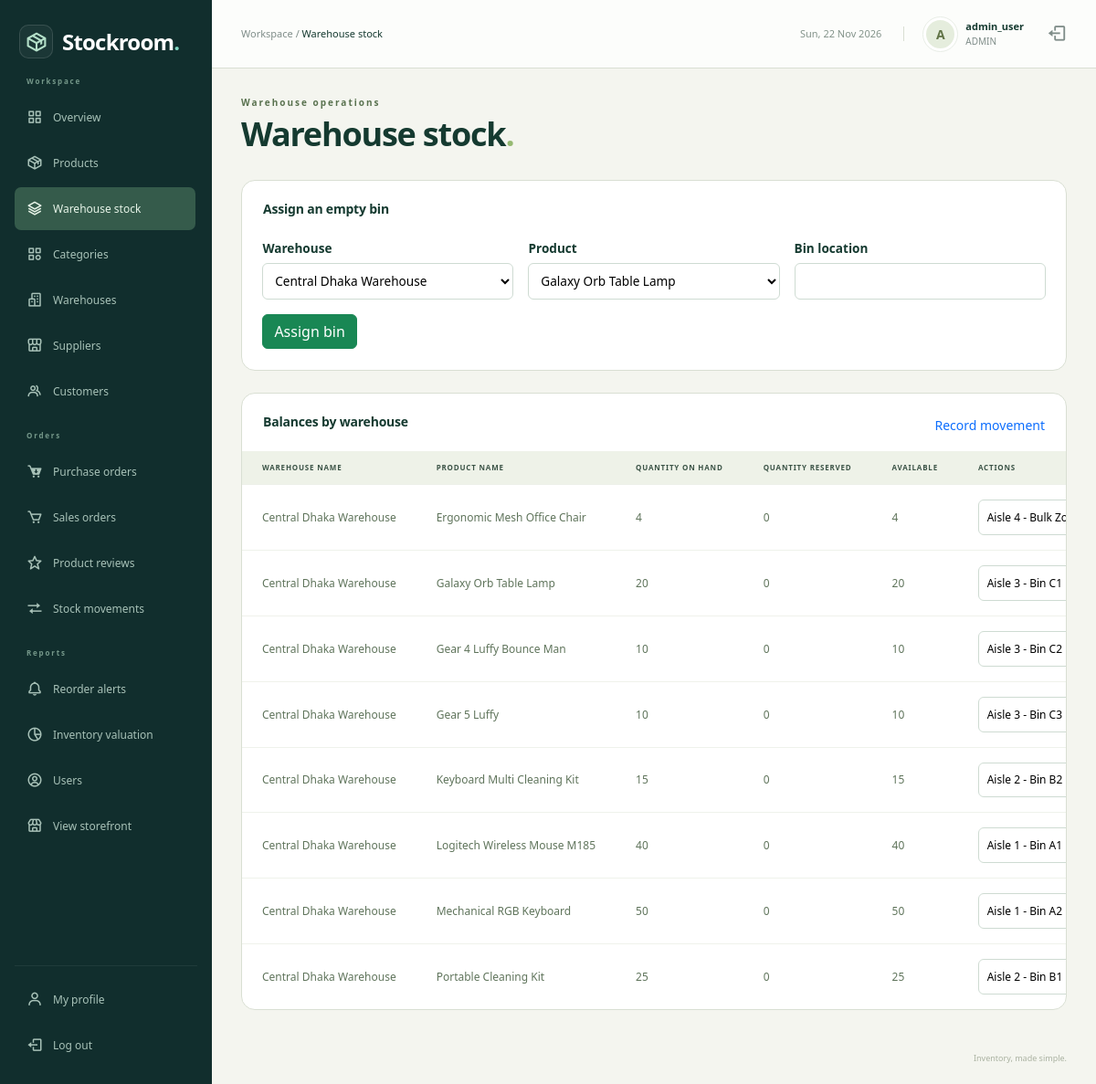
/admin/warehouse_stock.php (signed in), run on the app's committed database.
### tables this page shows
CREATE TABLE `users` (
  `user_id` int NOT NULL,
  `username` varchar(50) NOT NULL,
  `email` varchar(100) NOT NULL,
  `password_hash` varchar(255) NOT NULL,
  `role` enum('ADMIN','MANAGER','STAFF','CUSTOMER') NOT NULL DEFAULT 'STAFF',
  `customer_id` int DEFAULT NULL,
  `is_active` tinyint(1) NOT NULL DEFAULT '1',
  `created_at` timestamp NULL DEFAULT CURRENT_TIMESTAMP
);

CREATE TABLE `warehouse_stock` (
  `warehouse_id` int NOT NULL,
  `product_id` int NOT NULL,
  `quantity_on_hand` int NOT NULL DEFAULT '0',
  `quantity_reserved` int NOT NULL DEFAULT '0',
  `aisle_bin_location` varchar(50) DEFAULT NULL,
  `updated_at` timestamp NULL DEFAULT CURRENT_TIMESTAMP ON UPDATE CURRENT_TIMESTAMP
);

CREATE TABLE `warehouses` (
  `warehouse_id` int NOT NULL,
  `warehouse_code` varchar(20) NOT NULL,
  `warehouse_name` varchar(100) NOT NULL,
  `location_address` text,
  `manager_id` int DEFAULT NULL,
  `is_active` tinyint(1) NOT NULL DEFAULT '1'
);

CREATE TABLE `products` (
  `product_id` int NOT NULL,
  `sku` varchar(50) NOT NULL,
  `barcode` varchar(100) DEFAULT NULL,
  `product_name` varchar(200) NOT NULL,
  `brand` varchar(100) DEFAULT NULL,
  `category_id` int DEFAULT NULL,
  `preferred_supplier_id` int DEFAULT NULL,
  `unit_of_measure` varchar(20) NOT NULL DEFAULT 'pcs',
  `cost_price` decimal(12,2) NOT NULL DEFAULT '0.00',
  `selling_price` decimal(12,2) NOT NULL DEFAULT '0.00',
  `tax_rate` decimal(5,2) NOT NULL DEFAULT '0.00',
  `reorder_point` int NOT NULL DEFAULT '10',
  `reorder_quantity` int NOT NULL DEFAULT '50',
  `product_image` varchar(255) DEFAULT 'default.png',
  `specifications` text,
  `warranty_period` varchar(100) DEFAULT '1 Year Official Warranty',
  `is_featured` tinyint(1) NOT NULL DEFAULT '0',
  `is_active` tinyint(1) NOT NULL DEFAULT '1',
  `created_at` timestamp NULL DEFAULT CURRENT_TIMESTAMP,
  `updated_at` timestamp NULL DEFAULT CURRENT_TIMESTAMP ON UPDATE CURRENT_TIMESTAMP
);

### admin/warehouse_stock.php (called while the page is built, shortened)
<?php
require_once __DIR__ . '/../includes/auth.php';
require_once __DIR__ . '/../config/db.php';
$pageTitle = 'Warehouse stock';
$manager = true;
$sql = "SELECT warehouse_stock.*, warehouses.warehouse_name, products.product_name,
               warehouse_stock.quantity_on_hand - warehouse_stock.quantity_reserved AS available
        FROM warehouse_stock
        JOIN warehouses USING(warehouse_id)
        JOIN products USING(product_id)
        ORDER BY warehouses.warehouse_name, products.product_name";
$rows = mysqli_query($conn, $sql);
include '../includes/workspace.php';
include '../templates/warehouse_stock.php';
include '../includes/end.php';

### includes/auth.php (called while the page is built, shortened)
<?php
require_once __DIR__ . '/../config/db.php';
$user_id = (int) $_SESSION['user_id'];
$sql = "SELECT user_id, username, role, customer_id FROM users WHERE user_id=$user_id AND is_active=1";
$users = mysqli_query($conn, $sql);
$account = mysqli_fetch_assoc($users);

### includes/profile_data.php (called while the page is built, shortened)
<?php
function profile_ensure_table($conn)
{
    $ready = false;
    $found = mysqli_query($conn, "SHOW TABLES LIKE 'user_profiles'");
    if ($found) {
        if (mysqli_num_rows($found) > 0) {
            $ready = true;
        }
    }
    return $ready;
}
function profile_header_info($conn, $user_id)
{
    $info = array('name' => '', 'avatar' => '');
    if (profile_ensure_table($conn) == false) {
        return $info;
    }
    $rows = db_rows($conn, 'SELECT full_name, avatar FROM user_profiles WHERE user_id=' . (int) $user_id);
    return $info;
}
function profile_avatar_url($stored, $prefix = '')
{
    $stored = trim((string) $stored);
    if ($stored == '') {
        return '';
    }
    return $prefix . 'uploads/avatars/' . rawurlencode($stored);
}

### includes/helpers.php (called while the page is built, shortened)
<?php
if (function_exists('db_rows') == false) {
    function db_rows($conn, $sql)
    {
        $rows = array();
        $result = mysqli_query($conn, $sql);
        return $rows;
    }
}

### templates/warehouse_stock.php (the view, shortened to what this page needs)
<?php if ($manager) { ?><section class="surface records-surface"><div class="section-heading"><h2>Assign an empty bin</h2></div><form method="post" class="module-form"><div class="fields">
<label class="field">Warehouse<select name="warehouse_id"><?php $choices = mysqli_query($conn, "SELECT warehouse_id id,warehouse_name label FROM warehouses WHERE is_active=1 ORDER BY warehouse_name"); ?>
                <?php while ($choice = mysqli_fetch_assoc($choices)) { ?>
                    <option value="<?php echo $choice['id']; ?>" <?php if ($choice['id'] == '') {
                        echo 'selected';
                    } ?>><?php echo htmlspecialchars($choice['label']); ?></option>
                <?php } ?></select></label>
<label class="field">Product<select name="product_id"><?php $choices = mysqli_query($conn, "SELECT product_id id,product_name label FROM products WHERE is_active=1 ORDER BY product_name"); ?>
                <?php while ($choice = mysqli_fetch_assoc($choices)) { ?>
                    <option value="<?php echo $choice['id']; ?>" <?php if ($choice['id'] == '') {
                        echo 'selected';
                    } ?>><?php echo htmlspecialchars($choice['label']); ?></option>
                <?php } ?></select></label>
<label class="field">Bin location<input name="bin" maxlength="50" required></label></div><div class="actions"><button class="btn btn-success" name="action" value="create">Assign bin</button></div></form></section><?php } ?>
<section class="surface records-surface"><div class="section-heading"><h2>Balances by warehouse</h2><a href="stock_movements.php">Record movement</a></div>
<div class="table-responsive"><table class="table inventory-table records-table">
<thead><tr><th>Warehouse name</th><th>Product name</th><th>Quantity on hand</th><th>Quantity reserved</th><th>Available</th><th>Actions</th></tr></thead>
<tbody>
<?php while ($row = mysqli_fetch_assoc($rows)) { ?>
<tr>
    <td><?php echo htmlspecialchars($row['warehouse_name']); ?></td>
    <td><?php echo htmlspecialchars($row['product_name']); ?></td>
    <td><?php echo htmlspecialchars($row['quantity_on_hand']); ?></td>
    <td><?php echo htmlspecialchars($row['quantity_reserved']); ?></td>
    <td><?php echo htmlspecialchars($row['available']); ?></td>
    <td><form method="post" class="inline-form">
<input aria-label="Bin location" name="bin" maxlength="50" value="<?php if (isset($row['aisle_bin_location'])) { echo htmlspecialchars($row['aisle_bin_location']); } ?>">
<?php
$can_remove = false;
if ($can_remove) { ?><button class="btn btn-sm btn-link" name="action" value="delete">Remove</button><?php } ?></form></td>
</tr>
<?php } ?>
</tbody></table></div>
</section>

### includes/topbar.php (shortened to what this page needs)
<?php
require_once __DIR__ . '/profile_data.php';
$topbar_profile = profile_header_info($conn, (int) $account['user_id']);
$topbar_name = $account['username'];
$topbar_avatar = profile_avatar_url($topbar_profile['avatar'], '../');
?>
<header class="topbar">
    <div class="d-flex align-items-center gap-3">
        <span class="breadcrumb-label">Workspace / <strong><?php echo htmlspecialchars($pageTitle); ?></strong></span>
    </div>
    <div class="topbar-account">
        <span class="topbar-date"><?php echo date('D, d M Y'); ?></span>
        <a class="account-link" href="profile.php" title="My profile">
            <?php if ($topbar_avatar != '') { ?>
            <img class="avatar" style="object-fit:cover" src="<?php echo htmlspecialchars($topbar_avatar); ?>" alt="">
            <?php } else { ?>
            <span class="avatar"><?php echo htmlspecialchars(substr($topbar_name, 0, 1)); ?></span>
            <?php } ?>
            <div><strong><?php echo htmlspecialchars($topbar_name); ?></strong><small><?php echo htmlspecialchars($account['role']); ?></small></div>
        </a>
        <a href="logout.php" class="topbar-logout" aria-label="Log out"><i class="bx bx-log-out" aria-hidden="true"></i></a>
    </div>
</header>

### assets/css/admin.css (style rules this page uses)
:root { --navy: #142c38; --teal: #137e73; --ink: #213640; --muted: #74818b; --line: #e7ecef; }
* { box-sizing: border-box; }
body { margin: 0; font-family: 'Segoe UI', Arial, sans-serif; font-size: 14px; color: var(--ink); background: #f5f7f9; }
a { text-decoration: none; }
button, a, input { -webkit-tap-highlight-color: transparent; }
.topbar { height: 82px; margin-left: 240px; padding: 0 38px; background: #fff; border-bottom: 1px solid var(--line); display: flex; align-items: center; justify-content: space-between; gap: 15px; }
.breadcrumb-label { color: var(--muted); font-size: 13px; }
.breadcrumb-label strong { color: var(--ink); font-weight: 500; }
.topbar-account { display: flex; align-items: center; gap: 11px; }
.topbar-account strong { display: block; font-weight: 600; font-size: 13px; }
.topbar-account small { color: var(--muted); font-size: 11px; display: block; }
.avatar { display: inline-grid; place-items: center; width: 37px; height: 37px; border-radius: 50%; background: #e2f1eb; color: #287864; font-weight: 700; text-transform: uppercase; }
.topbar-logout { color: var(--muted); font-size: 22px; margin-left: 14px; }
.inventory-table { font-size: 12px; margin-bottom: 0; }
.inventory-table thead th { color: #7c8991; font-size: 10px; text-transform: uppercase; letter-spacing: .6px; font-weight: 600; background: #fafbfc; padding: 13px 22px; border-color: var(--line); white-space: nowrap; }
.inventory-table td { padding: 20px 22px; border-color: var(--line); vertical-align: middle; color: #61727d; }
.inventory-table tr:last-child td { border: 0; }

### assets/css/dashboard.css (style rules this page uses)
.workspace-page { --navy: #112e2d; --teal: #278575; --ink: #243c39; --muted: #7f8d89; --line: #e6ebe7; background: #f5f6f3; }
.workspace-page .topbar { margin-left: 232px; height: 75px; padding: 0 32px; background: #ffffffc9; }
.workspace-page .breadcrumb-label { font-size: 11px; }
.topbar-date { color: #83938a; font-size: 11px; padding-right: 24px; border-right: 1px solid var(--line); margin-right: 10px; }
.account-link { display: flex; gap: 9px; align-items: center; color: var(--ink); }
.workspace-page .avatar { background: #e5eddd; color: #617447; border: 3px solid #fff; outline: 1px solid #e9eee7; }
.workspace-page .topbar-account strong { font-size: 11px; }
.workspace-page .topbar-account small { font-size: 10px; }
.surface { background: #fff; border: 1px solid var(--line); border-radius: 12px; min-width: 0; }
.section-heading { display: flex; align-items: center; justify-content: space-between; gap: 15px; padding: 23px 23px 17px; }
.section-heading h2 { font-size: 14px; font-weight: 650; margin: 0 0 7px; letter-spacing: -.2px; }
.workspace-page .inventory-table { font-size: 10px; }
.workspace-page .inventory-table thead th { background: #f8faf6; color: #9aa593; border-color: #edf0e9; font-size: 8px; padding: 12px 22px; letter-spacing: .8px; }
.workspace-page .inventory-table td { padding: 16px 22px; border-color: #eff2eb; color: #748270; }
.records-table { min-width: 700px; }
.workspace-page .records-table td { max-width: 280px; min-width: 90px; overflow-wrap: anywhere; font-size: 11px; line-height: 1.6; }
.workspace-page .records-table th { font-size: 9px; }
.workspace-page .records-table { width: max-content; min-width: 100%; }
.workspace-page .table-responsive { position: relative; }
.workspace-page .records-table td { white-space: nowrap; overflow-wrap: normal; font-size: 12px; color: #5f745b; }

### assets/css/modules.css (style rules this page uses)
.records-surface { margin-bottom: 1.5rem; }
.module-form { padding: 0 1.4rem 1.4rem; }
.fields,.metrics,.quick-links { display:grid;grid-template-columns:repeat(auto-fit,minmax(min(100%,190px),1fr));gap:1rem; }
.field { display:grid;align-content:start;gap:.35rem;font-size:.85rem;font-weight:600; }
.field input,.field select,.field textarea,.inline-form input { width:100%;min-width:0;border:1px solid #cedbd2;border-radius:6px;background:white;padding:.55rem; }
.actions,.inline-form { display:flex;align-items:center;flex-wrap:wrap;gap:.65rem; }
.actions { margin-top:1rem; }
.inline-form { display:inline-flex; }
.inline-form input { max-width:9rem; }
.records-table td { vertical-align:middle; }
.workspace-page { --ink: #153a30; --line: #d9dfd3; background: #f4f5ef; }
.workspace-page .records-surface { border-radius: 15px; border: 1px solid var(--line); overflow: hidden; }
.workspace-page .records-table thead th { background: #eef2e8; color: #3c5447; }

### data on the page
users: username "A", username "admin_user", role "ADMIN"
warehouse_stock: warehouse.warehouse_name "Central Dhaka Warehouse", product.product_name "Ergonomic Mesh Office Chair", quantity_on_hand "4", quantity_reserved "0", available "4", bin "Aisle 4 - Bulk Zone"
warehouse_stock: warehouse.warehouse_name "Central Dhaka Warehouse", product.product_name "Galaxy Orb Table Lamp", quantity_on_hand "20", quantity_reserved "0", available "20", bin "Aisle 3 - Bin C1"
warehouse_stock: warehouse.warehouse_name "Central Dhaka Warehouse", product.product_name "Gear 4 Luffy Bounce Man", quantity_on_hand "10", quantity_reserved "0", available "10", bin "Aisle 3 - Bin C2"
warehouse_stock: warehouse.warehouse_name "Central Dhaka Warehouse", product.product_name "Gear 5 Luffy", quantity_on_hand "10", quantity_reserved "0", available "10", bin "Aisle 3 - Bin C3"
warehouse_stock: warehouse.warehouse_name "Central Dhaka Warehouse", product.product_name "Keyboard Multi Cleaning Kit", quantity_on_hand "15", quantity_reserved "0", available "15", bin "Aisle 2 - Bin B2"
warehouse_stock: warehouse.warehouse_name "Central Dhaka Warehouse", product.product_name "Logitech Wireless Mouse M185", quantity_on_hand "40", quantity_reserved "0", available "40", bin "Aisle 1 - Bin A1"
warehouse_stock: warehouse.warehouse_name "Central Dhaka Warehouse", product.product_name "Mechanical RGB Keyboard", quantity_on_hand "50", quantity_reserved "0", available "50", bin "Aisle 1 - Bin A2"
warehouse_stock: warehouse.warehouse_name "Central Dhaka Warehouse", product.product_name "Portable Cleaning Kit", quantity_on_hand "25", quantity_reserved "0", available "25", bin "Aisle 2 - Bin B1"

### other printed values
$pageTitle "Warehouse stock"
$section "Warehouse operations"
form field warehouse_id "Central Dhaka Warehouse"
form field product_id "Galaxy Orb Table Lamp"
